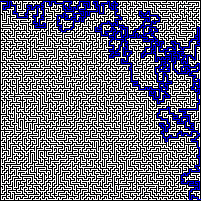
#> input picture imgs/solved/bigmaze.png, 201 x 201 px; its folder holds only this picture in this run
$ python solve.py --maze_path ../imgs/solved/bigmaze.png
#> lines starting #> are read from the running program, lines starting #| are printed output that depends on the picture
### src/maze.py
import os
import cv2
import numpy as np

from astar import astarsolver


class Maze:
    def __init__(self, image_path):
#> called with image_path = '../imgs/solved/bigmaze.png'
        self.image_path = image_path
        self.maze = cv2.imread(self.image_path)
#> self.maze is the input picture: shape (201, 201, 3); mean B, G, R 126.2, 109.8, 109.8
        self.solved = self.maze.copy()

    def save_solved(self):
        img_dir = '../imgs/solved/'
        f = self.image_path.replace('\\', '/').split('/')[-1]

        if f in os.listdir(img_dir):
            os.remove(os.path.join(img_dir,f))

        cv2.imwrite(os.path.join(img_dir,f), self.solved)

    def to_2d(self, img):
        img = img.tolist()
#> img = 201 items
        for i in range(len(img)):
            for j in range(len(img[0])):
                if sum(img[i][j]) <600:
                    img[i][j] = 0

                else:
                    img[i][j] = 1

        return np.array(img)
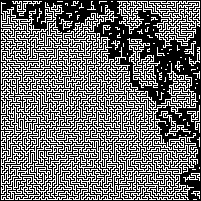
#> returned value: shape (201, 201) int64; values 0 (black) and 1 (white), 43.1% white in thin lines or dots

    # [11 lines left out: function to_3d, not called in this run]

    def solve(self, highlight='g'):

        if highlight in 'rgb':

            highlight = [0, 0, 255] if highlight == 'r' else\
                        [0, 255, 0] if highlight == 'g' else \
                        [255, 0, 0] # cv2 is in brg

        else:
            highlight = [0, 255, 0]

        points = astarsolver(self.to_2d(self.maze))

        for p in points:
            y,x = p
            self.solved[y][x] = highlight


    def reset_solved(self):
        self.solved = self.maze.copy()

### src/astar.py
# [27 lines left out: functions h, f, g, not called in this run]


def find_neighbors(end, current):
    neighbors = []
    if current[0] != 0:
        neighbors.append([current[0]-1, current[1]])  # up

    if current[0] != end[0]:
        neighbors.append([current[0]+1, current[1]])  # down

    if current[1] != 0:
        neighbors.append([current[0], current[1]-1])  # left

    if current[1] != end[1]:
        neighbors.append([current[0], current[1]+1])  # right


    return neighbors


def astarsolver(maze):
    start = current = [1, 0] # the first 'free' block
#> start = [1, 0]; current = [1, 0]
    end = [len(maze)-2, len(maze[0])-1] # the last 'free' block
#> end = [199, 200]

    points = []

    for i in range(len(maze)):
        for j in range(len(maze[0])):
            if maze[i][j] == 1:
                points.append((i,j))
#> after the loop, points = 17394 pairs, first value 1 to 199, second value 1 to 199

    points = [current]
#> points = [[1, 0]]
    eliminated = [current]
#> eliminated = [[1, 0]]
    seen = [current]
#> seen = [[1, 0]]


    while len(current)>1:
        neighbors = find_neighbors(end, current)
        neighbors = [
                        n for n in neighbors\
                        if maze[n[0]][n[1]] == 1 and n not in eliminated and n not in seen
                    ]  # can't move into walls


        if points[-1] == end:
            break

        if len(neighbors) == 0:
            eliminated.append(points[-1])
            points.pop()
            if points == []:
                print('Maze cannot be solved')
                print('Probs cos :')
                print('\t1. The maze entries are not the top left and bottom right')
                print('\t2. The maze does not have a solution')

                break
            current = points[-1]
            seen.pop()

        else:

            cost = [f(h(start, c), g(end, c)) for c in neighbors]

            current = neighbors[cost.index(min(cost))]

            points.append(current)
            seen.append(current)
#> this loop made 1 pass
#> neighbors on pass 1: [[0, 0], [2, 0], [1, 1]]
#| Maze cannot be solved
#| Probs cos :
#| 	1. The maze entries are not the top left and bottom right
#| 	2. The maze does not have a solution
#> after the loop, eliminated = [[1, 0], [1, 0]]; points = []

    return points

### src/solve.py
import argparse
from maze import Maze

parser = argparse.ArgumentParser()
parser.add_argument('--maze_path',help="Maze path",required=True)
parser.add_argument('--solve_color', help="color to solve the maze in; 'r' or 'g' or 'b'")

args = parser.parse_args()

maze_path = args.maze_path
solve_color = str(args.solve_color)

maze = Maze(maze_path)
maze.solve(highlight=solve_color)
maze.save_solved()
print('Look in the "solved" folder')

$ run again, on imgs/solved/maze_horiz.png
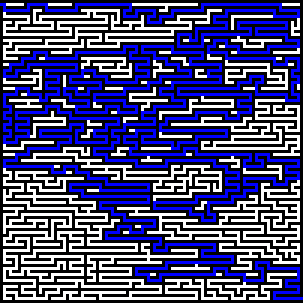
#> input picture imgs/solved/maze_horiz.png, 101 x 101 px (shown 3 times larger)
#> in __init__, self.maze is the input picture: shape (101, 101, 3); mean B, G, R 125, 75.1, 75.1
#> img = 101 items
#> the loop in to_2d, `for i in range(len(img)):` made 101 passes
#> in to_2d, `return np.array(img)`:
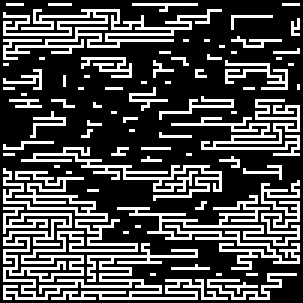
#> returned value: shape (101, 101) int64 (shown 3 times larger); values 0 (black) and 1 (white), 29.5% white in thin lines or dots
#> start = [1, 0]
#> end = [99, 100]
#> the loop in astarsolver, `for i in range(len(maze)):` made 101 passes
#> after the loop in astarsolver, `for i in range(len(maze)):`: points = 3006 pairs, first value 1 to 99, second value 1 to 99
#> in astarsolver, `points = [current]`: points = [[1, 0]]
#> the loop in astarsolver, `while len(current)>1:` made 1 pass
#> neighbors on pass 1: [[0, 0], [2, 0], [1, 1]]
#> (printed output is left out)
#> after the loop in astarsolver, `while len(current)>1:`: eliminated = [[1, 0], [1, 0]]; points = []
